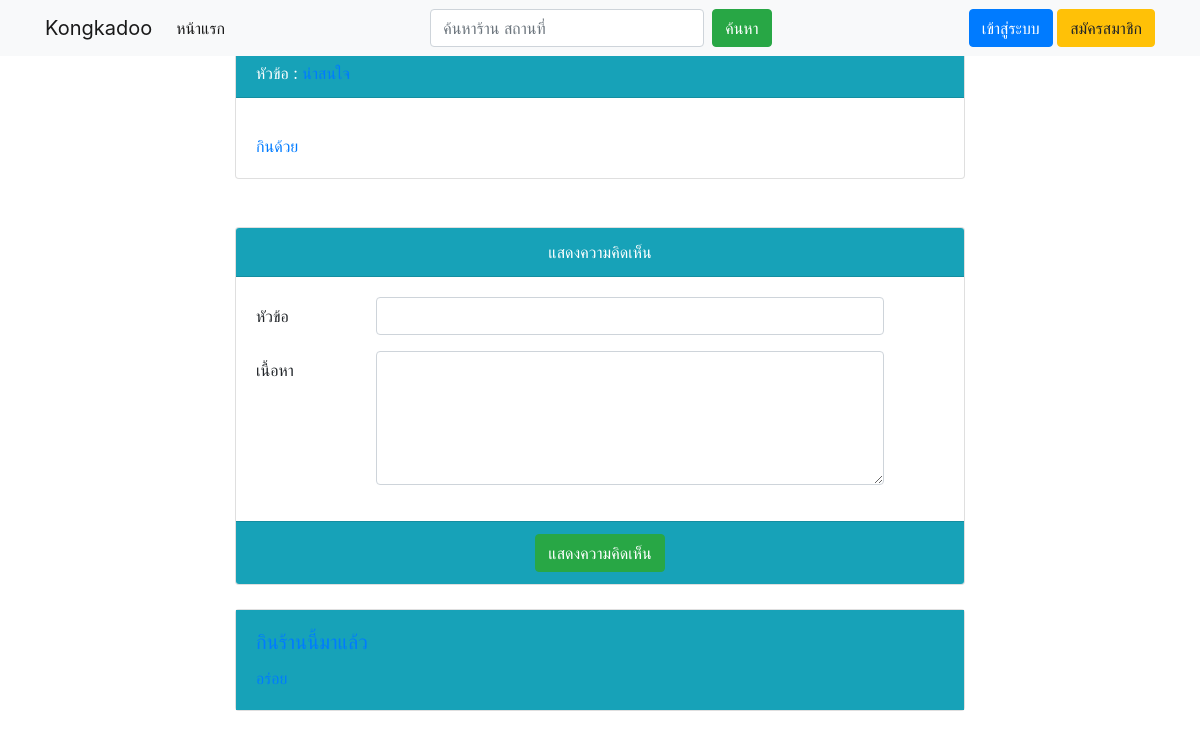
The app's page /review2_profile.php?idreview2=7 with its own data.
### tables this page shows
CREATE TABLE `review2` (
  `idreview2` int(11) NOT NULL,
  `topic` varchar(255) DEFAULT NULL,
  `content` varchar(255) DEFAULT NULL,
  `datetime` datetime DEFAULT NULL,
  `pic` varchar(255) DEFAULT NULL,
  `username` varchar(255) DEFAULT NULL,
  `type` varchar(255) DEFAULT NULL,
  `idshop` int(11) DEFAULT NULL,
  `idreview` int(11) DEFAULT NULL,
  `idreview1` int(11) NOT NULL
);

CREATE TABLE `review3` (
  `idreview3` int(11) NOT NULL,
  `topic` varchar(255) DEFAULT NULL,
  `content` varchar(255) DEFAULT NULL,
  `datetime` datetime DEFAULT NULL,
  `pic` varchar(255) DEFAULT NULL,
  `username` varchar(255) DEFAULT NULL,
  `type` varchar(255) DEFAULT NULL,
  `idreview` int(11) DEFAULT NULL,
  `idshop` int(11) DEFAULT NULL,
  `idreview1` int(11) DEFAULT NULL,
  `idreview2` int(11) DEFAULT NULL
);

### review2_profile.php (the view, shortened to what this page needs)
<?php session_start();
include 'header.php';
if (isset($_GET['idreview2'])) {
    $idreview2 = $_GET['idreview2'];
    $sql = 'SELECT * from review2 WHERE idreview2="' . $idreview2 . '"';
    $result = mysql_query($sql) or die(mysql_error());
    $row = mysql_fetch_array($result);
}
$sql2 = 'SELECT * from review3 WHERE idreview2=' . $idreview2 . ' order by idreview3 desc';
$result2 = mysql_query($sql2) or die(mysql_error());
?>
<div class="container">
    <div class="row">
        <div class="col-sm col-md col-lg col-xl">
            <nav class="navbar navbar-expand-lg fixed-top navbar-light bg-light">
                <div class="container">
                    <a class="navbar-brand" href="index.php">Kongkadoo</a>
                    <div class="collapse navbar-collapse" id="navbarSupportedContent">
                        <ul class="navbar-nav mr-auto">
                            <li class="nav-item active">
                                <a class="nav-link" href="index.php">หน้าแรก <span class="sr-only">(current)</span></a>
                            </li>
                        </ul>
                        <form id="formsearch" name="formsearch" method="post" action="search_file.php"
                            class="form-inline my-4 my-lg-0">
                            <input name="search" type="text" id="search" required class="form-control mr-sm-2"
                                placeholder="ค้นหาร้าน สถานที่" />
                            <button class="btn btn-success my-2 my-sm-0" type="submit">ค้นหา</button>
                        </form>
                        <ul class="navbar-nav ml-auto">
                            <?php if (isset($_SESSION['id'])) {?>
                            <li class="nav-item">
                                <span class="navbar-text">
                                    <?php echo "ยินดีต้อนรับคุณ : " . $_SESSION['fullname']; ?>
                                </span>
                            </li>
                            <li class="nav-item">
                                <a class="nav-link" href=""><img src="Image/<?php echo $_SESSION['pic']; ?>" alt=""
                                        width="25" height="25"> <span class="sr-only">(current)</span></a>
                            </li>
                            <li class="nav-item">
                                <a class="nav-link" href="logout.php">ออกจากระบบ <span
                                        class="sr-only">(current)</span></a>
                            </li>
                            <?php } else {?>
                            <li class="nav-item">
                                <a class="btn btn-primary" href="login.php">เข้าสู่ระบบ</a>
                                <a class="btn btn-warning" href="register.php">สมัครสมาชิก</a>
                            </li>
                            <?php }?>
                        </ul>
                    </div>
                </div>
            </nav>
        </div>
    </div>
</div>
<br>
<br>
<div class="container">
    <div class="row">
        <div class="col-2"></div>
        <div class="col-8">
            <div class="card">
                <div class="card-header text-white bg-info mb-3">
                    <?php echo "หัวข้อ : <a href='review2_profile.php?idreview2=" . $row['idreview2'] . "'>" . $row['topic'] . "</a>" ?>
                </div>
                <div class="card-body">
                    <p class="card-text">
                        <?php echo "<a href='review2_profile.php?idreview2=" . $row['idreview2'] . "'>" . $row['content'] . "</a>" ?>
                    </p>
                </div>
            </div>
        </div>
    </div>
</div>
<div class="container">
    <div class="row">
        <div class="col-md-8 mx-auto mt-5">
            <div class="card">
                <form action="review2_insert_process.php" method="POST" enctype="multipart/form-data">
                    <div class="card-header text-center text-white bg-info">
                        แสดงความคิดเห็น
                    </div>
                    <div class="card-body">
                        <div class="form-group row">
                            <label for="topic" class="col-sm-2 col-form-label">หัวข้อ</label>
                            <div class="col-sm-9">
                                <input type='text' id='topic' name='topic' class="form-control" required>
                            </div>
                        </div>
                        <div class="form-group row">
                            <label for="content" class="col-sm-2 col-form-label">เนื้อหา</label>
                            <div class="col-sm-9">
                                <textarea cols="10" rows="5" class="form-control" id="tarcomment" name="tarcomment"
                                    required></textarea>
                            </div>
                        </div>
                    </div>
                    <div class="card-footer text-center text-white bg-info">
                        <input type="submit" name="submit" class="btn btn-success" value="แสดงความคิดเห็น">
                    </div>
                </form>
            </div>
        </div>
    </div>
</div>
<br>
<div class="container">
    <div class="row">
        <div class="col-2"></div>
        <div class="col-8">
            <?php
while ($row2 = mysql_fetch_assoc($result2)) {
    echo "<div class='card'>";
    echo "<div class='card-body text-white bg-info'>";
    echo "<h5 class='card-title'><a href='review3_profile.php?idreview3=" . $row2['idreview3'] . "'>" . $row2['topic'] . "</h5>";
    echo "<p class='card-text'> <a href='review3_profile.php?idreview3=" . $row2['idreview3'] . "'>" . $row2['content'] . "</a></p>";
    echo "</div>";
    echo "</div>";
}
?>
        </div>
    </div>
</div>
<?php mysql_close($conn);
include 'footer.php';
?>

### records on screen
review2: topic "น่าสนใจ", content "กินด้วย"
review3: topic "กินร้านนี้มาแล้ว", content "อร่อย"
